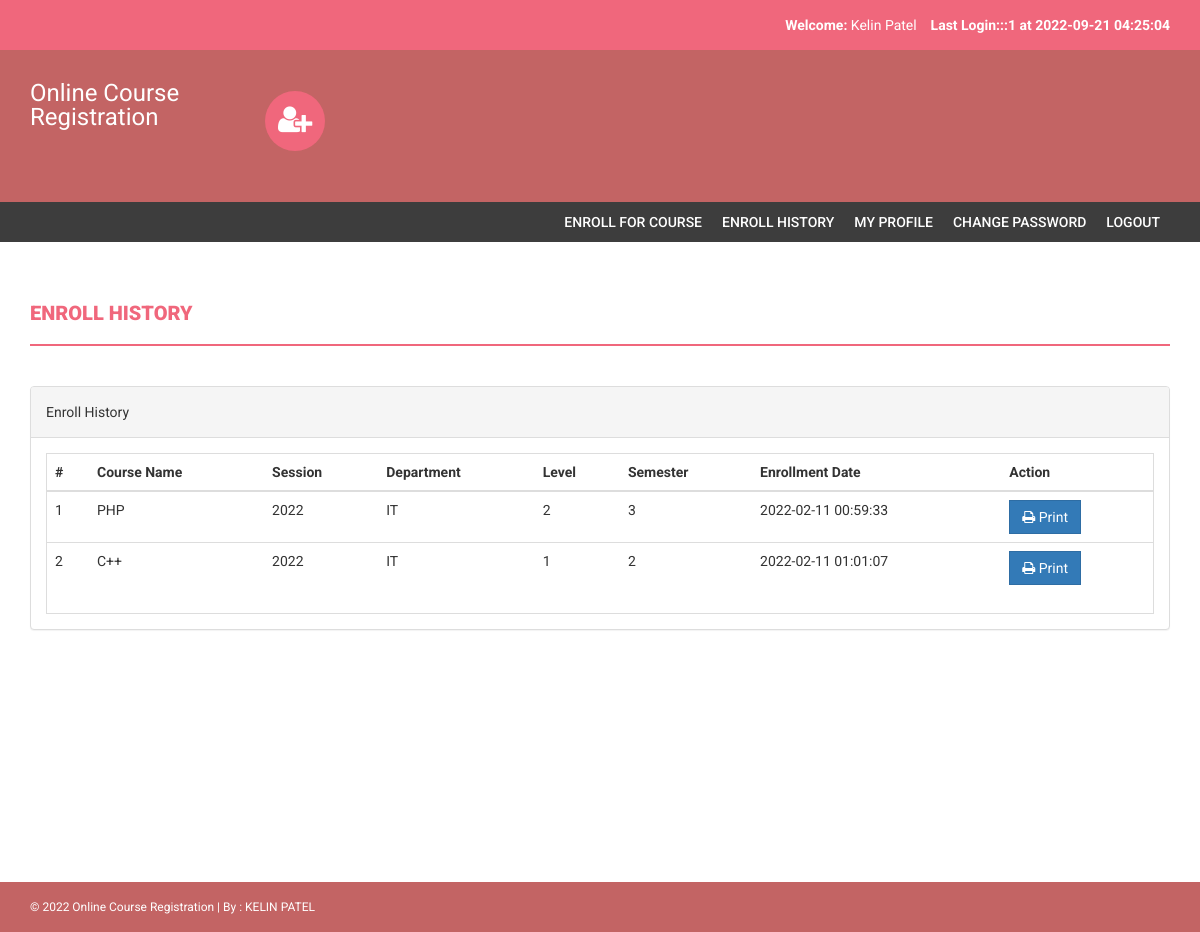
The page /enroll-history.php (signed in) on the database its author committed.
### tables this page shows
CREATE TABLE `courseenrolls` (
  `id` int(11) NOT NULL,
  `studentRegno` varchar(255) DEFAULT NULL,
  `pincode` varchar(255) DEFAULT NULL,
  `session` int(11) DEFAULT NULL,
  `department` int(11) DEFAULT NULL,
  `level` int(11) DEFAULT NULL,
  `semester` int(11) DEFAULT NULL,
  `course` int(11) DEFAULT NULL,
  `enrollDate` timestamp NULL DEFAULT CURRENT_TIMESTAMP
);

CREATE TABLE `course` (
  `id` int(11) NOT NULL,
  `courseCode` varchar(255) DEFAULT NULL,
  `courseName` varchar(255) DEFAULT NULL,
  `courseUnit` varchar(255) DEFAULT NULL,
  `noofSeats` int(11) DEFAULT NULL,
  `creationDate` timestamp NULL DEFAULT CURRENT_TIMESTAMP,
  `updationDate` varchar(255) DEFAULT NULL
);

CREATE TABLE `session` (
  `id` int(11) NOT NULL,
  `session` varchar(255) DEFAULT NULL,
  `creationDate` timestamp NULL DEFAULT CURRENT_TIMESTAMP
);

CREATE TABLE `department` (
  `id` int(11) NOT NULL,
  `department` varchar(255) DEFAULT NULL,
  `creationDate` timestamp NULL DEFAULT CURRENT_TIMESTAMP
);

CREATE TABLE `level` (
  `id` int(11) NOT NULL,
  `level` varchar(255) DEFAULT NULL,
  `creationDate` timestamp NULL DEFAULT CURRENT_TIMESTAMP
);

CREATE TABLE `semester` (
  `id` int(11) NOT NULL,
  `semester` varchar(255) DEFAULT NULL,
  `creationDate` timestamp NULL DEFAULT CURRENT_TIMESTAMP,
  `updationDate` varchar(255) DEFAULT NULL
);

### enroll-history.php (the view, shortened to what this page needs)
<?php
include('includes/config.php');
if(strlen($_SESSION['login'])==0)
{
header('location:index.php');
}else{
?>
<!DOCTYPE html>
<html xmlns="http://www.w3.org/1999/xhtml">
<head>
    <link href="assets/css/bootstrap.css" rel="stylesheet" />
    <link href="assets/css/font-awesome.css" rel="stylesheet" />
    <link href="assets/css/style.css" rel="stylesheet" />
</head>
<body>
<?php include('includes/header.php');?>
<?php if($_SESSION['login']!="")
{
 include('includes/menubar.php');
}
 ?>
    <div class="content-wrapper">
        <div class="container">
              <div class="row">
                    <div class="col-md-12">
                        <h1 class="page-head-line">Enroll History  </h1>
                    </div>
                </div>
                <div class="row" >
                <div class="col-md-12">
                    <div class="panel panel-default">
                        <div class="panel-heading">
                           Enroll History
                        </div>
                        <div class="panel-body">
                            <div class="table-responsive table-bordered">
                                <table class="table">
                                    <thead>
                                        <tr>
                                            <th>#</th>
                                            <th>Course Name </th>
                                            <th>Session </th>
                                            <th> Department</th>
                                             <th>Level</th>
                                                <th>Semester</th>
                                             <th>Enrollment Date</th>
                                             <th>Action</th>
                                        </tr>
                                    </thead>
                                    <tbody>
<?php
$sql=mysqli_query($con,"select courseenrolls.course as cid, course.courseName as courname,session.session as session,department.department as dept,level.level as level,courseenrolls.enrollDate as edate ,semester.semester as sem from courseenrolls join course on course.id=courseenrolls.course join session on session.id=courseenrolls.session join department on department.id=courseenrolls.department join level on level.id=courseenrolls.level  join semester on semester.id=courseenrolls.semester  where courseenrolls.studentRegno='".$_SESSION['login']."'");
$cnt=1;
while($row=mysqli_fetch_array($sql))
{
?>
                                        <tr>
                                            <td><?php echo $cnt;?></td>
                                            <td><?php echo htmlentities($row['courname']);?></td>
                                            <td><?php echo htmlentities($row['session']);?></td>
                                            <td><?php echo htmlentities($row['dept']);?></td>
                                            <td><?php echo htmlentities($row['level']);?></td>
                                            <td><?php echo htmlentities($row['sem']);?></td>
                                             <td><?php echo htmlentities($row['edate']);?></td>
                                            <td>
                                            <a href="print.php?id=<?php echo $row['cid']?>" target="_blank">
<button class="btn btn-primary"><i class="fa fa-print "></i> Print</button> </a>
                                            </td>
                                        </tr>
<?php
$cnt++;
} ?>
                                    </tbody>
                                </table>
                            </div>
                        </div>
                    </div>
                </div>
            </div>
        </div>
    </div>
  <?php include('includes/footer.php');?>
</body>
</html>
<?php } ?>

### includes/header.php (shortened to what this page needs)
<?php
include("includes/config.php");
?>
<?php if($_SESSION['login']!="")
{?>
<header>
        <div class="container">
            <div class="row">
                <div class="col-md-12">
                    <strong>Welcome: </strong><?php echo htmlentities($_SESSION['sname']);?>
                    <strong>Last Login:<?php
        $ret=mysqli_query($con,"SELECT  * from userlog where studentRegno='".$_SESSION['login']."' order by id desc limit 1,1");
                    $row=mysqli_fetch_array($ret);
                    echo $row['userip']; ?> at <?php echo $row['loginTime'];?></strong>
                </div>
            </div>
        </div>
    </header>
    <?php } ?>
    <div class="navbar navbar-inverse set-radius-zero">
        <div class="container">
            <div class="navbar-header">
                <a class="navbar-brand" href="#" style="color:#fff; font-size:24px; line-height:24px; ">
                   Online Course Registration
                </a>
            </div>
            <div class="left-div">
                <i class="fa fa-user-plus login-icon" ></i>
        </div>
            </div>
        </div>

### assets/css/style.css (style rules this page uses)
body { font-family: 'Roboto', sans-serif; line-height: 30px; }
.set-radius-zero { border-radius: 0px; -moz-border-radius: 0px; -webkit-border-radius: 0px; }
.content-wrapper { margin-top: 40px; min-height: 600px; padding-bottom: 60px; }
.page-head-line { font-weight: 900; padding-bottom: 20px; border-bottom: 2px solid #F0677C; text-transform: uppercase; color: #F0677C; font-size: 20px; margin-bottom: 40px; }
.btn { border-radius: 0px; -webkit-border-radius: 0px; -moz-border-radius: 0px; }
.login-icon { height: 60px; width: 60px; padding: 13px; border-radius: 50%; font-size: 30px; margin-bottom: 20px; color: #fff; text-align: center; cursor:pointer; background-color:#F0677C; -webkit-border-radius:50%; -moz-border-radius:50%; }
header { background-color: #F0677C; color: #fff; padding: 10px; text-align: right; }
.left-div { padding-left: 30px; margin-top: 40px; margin-bottom: 30px; }
.navbar-brand { width: 250px; padding-top: 30px; }
.navbar-inverse { background-color: #C36464; border-color: transparent; }
.navbar { margin-bottom: 0px; }

### rows shown on the page
courseenrolls: course.courseName "PHP", session.session "2022", department.department "IT", level.level "2", semester.semester "3", enrollDate "2022-02-11 00:59:33"
courseenrolls: course.courseName "C++", session.session "2022", department.department "IT", level.level "1", semester.semester "2", enrollDate "2022-02-11 01:01:07"

### other values the page prints
$_SESSION['sname'] "Kelin Patel"
$row['userip'] "::1"
$row['loginTime'] "2022-09-21 04:25:04"
